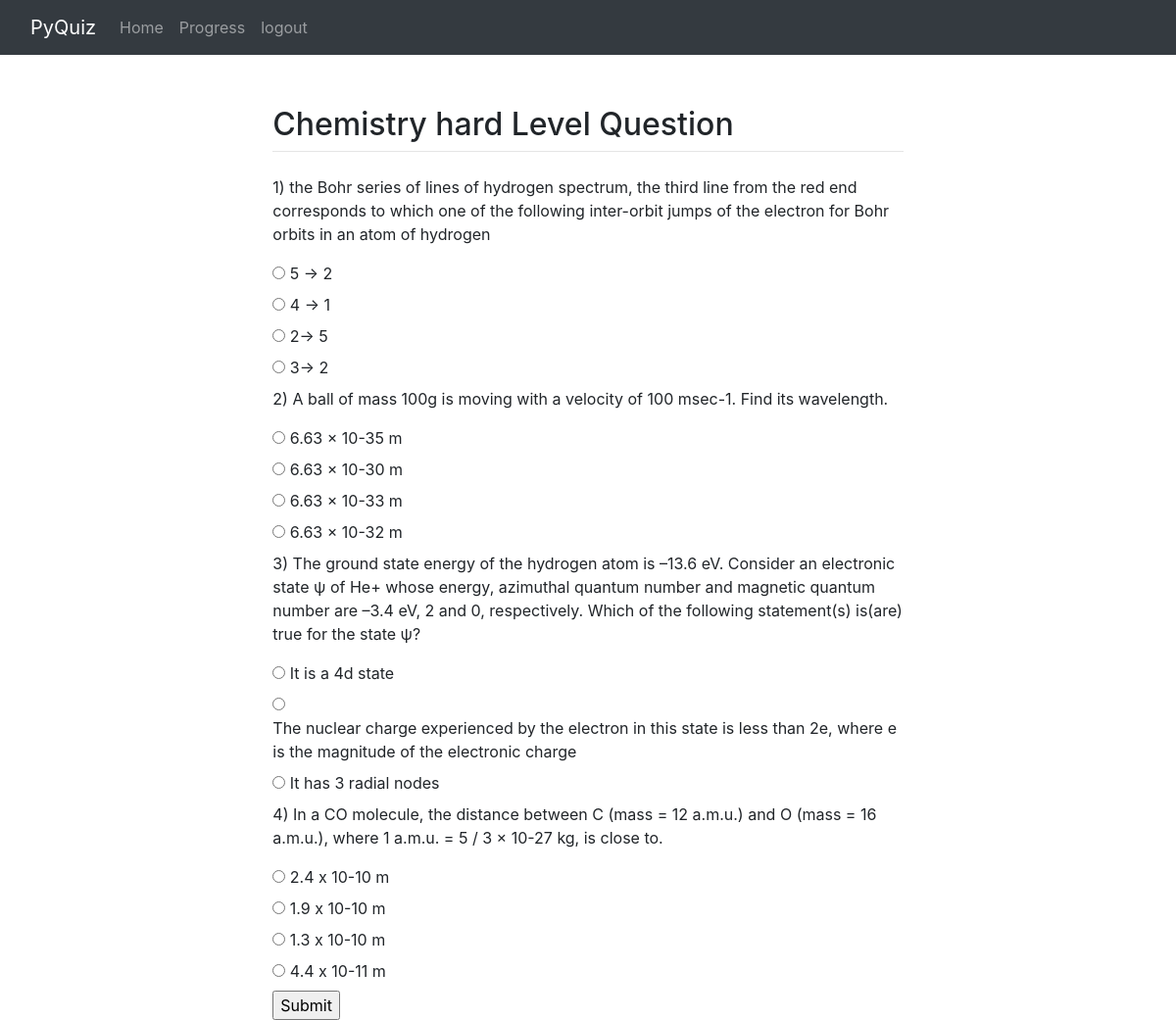
The app's page /chemistry/chapters/level/hard/1 (signed in) with its own data.
### subjects/models.py (models this page shows, shortened)
class ChemistryHard(models.Model):
    chemistry = models.ForeignKey(Chemistry, on_delete=models.CASCADE)
    question = models.CharField(max_length=2083)

class ChemistryHardOptions(models.Model):
    chemistry = models.ForeignKey(ChemistryHard, on_delete=models.CASCADE)
    options = models.CharField(max_length=2083)
    answer = models.BooleanField()
    def __str__(self):
        return self.options

### subjects/views.py (the view, shortened to what this page needs)
# urls.py: path('chemistry/chapters/level/hard/<int:id>', views.chemistry_hard),
@login_required(login_url='login')
def chemistry_hard(response, id):
    t = models.Chemistry.objects.get(id=id)
    chem = t.chemistryhard_set
    l = response.user
    l = l.id
    x = 0
    return render(response, 'subjects/chemistry/chemistry_hard.html', {'chem': chem})

### subjects/templates/subjects/chemistry/chemistry_hard.html (shortened to what this page needs)
{% extends "subjects/base.html" %}
{% block subname %}<h2>Chemistry hard Level Question</h2> {% endblock %}
{% block content %}
  <form method="post" action="#">
    {% for options in chem.all %}
      <p>{{options.id}}) {{options.question}}</p>
         {% for i in options.chemistryhardoptions_set.all %}
           {% if i.answer == True %}
                 <input type="radio" id="2" name="fav_language{{options.id}}" value="Q" >
                 <label for="2">{{i}}</label><br>
             {% else %}
                <input type="radio" id="c" name="fav_language{{options.id}}" value="c">
             <label for="c">{{i}}</label><br>
           {% endif%}
         {% endfor %}
      {% endfor %}
      <input type="submit" name="submit">
    </form>
{% endblock %}

### records on screen
ChemistryHard: id "1", question "the Bohr series of lines of hydrogen spectrum, the third line from the red end corresponds to which one of the following inter-orbit jumps of the electron for Bohr orbits in an atom of hydrogen"
ChemistryHardOptions: options "5 → 2"
ChemistryHardOptions: options "4 → 1"
ChemistryHardOptions: options "2→ 5"
ChemistryHardOptions: options "3→ 2"
ChemistryHard: id "2", question "A ball of mass 100g is moving with a velocity of 100 msec-1. Find its wavelength."
ChemistryHardOptions: options "6.63 × 10-35 m"
ChemistryHardOptions: options "6.63 × 10-30 m"
ChemistryHardOptions: options "6.63 × 10-33 m"
ChemistryHardOptions: options "6.63 × 10-32 m"
ChemistryHard: id "3", question "The ground state energy of the hydrogen atom is –13.6 eV. Consider an electronic state ψ of He+ whose energy, azimuthal quantum number and magnetic quantum number are –3.4 eV, 2 and 0, respectively. Which of the following statement(s) is(are) true for the state ψ?"
ChemistryHardOptions: options "It is a 4d state"
ChemistryHardOptions: options "The nuclear charge experienced by the electron in this state is less than 2e, where e is the magnitude of the electronic charge"
ChemistryHardOptions: options "It has 3 radial nodes"
ChemistryHard: id "4", question "In a CO molecule, the distance between C (mass = 12 a.m.u.) and O (mass = 16 a.m.u.), where 1 a.m.u. = 5 / 3 × 10-27 kg, is close to."
ChemistryHardOptions: options "2.4 x 10-10 m"
ChemistryHardOptions: options "1.9 x 10-10 m"
ChemistryHardOptions: options "1.3 x 10-10 m"
ChemistryHardOptions: options "4.4 x 10-11 m"
